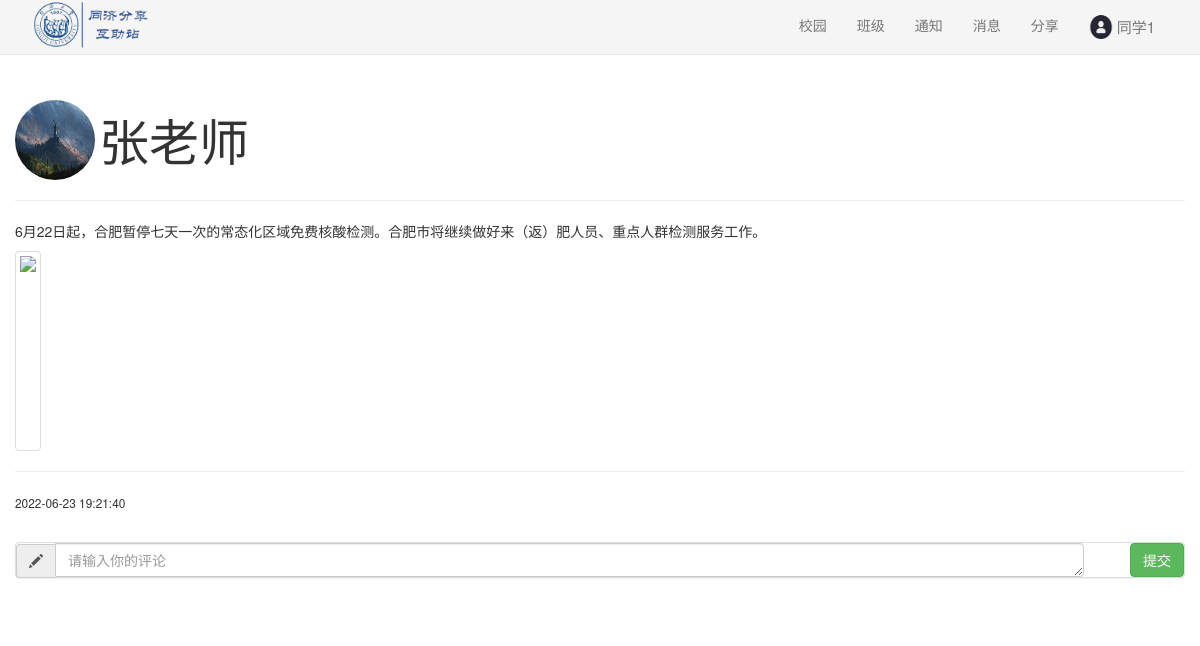
Before: /post/11 (signed in) with the older database file.
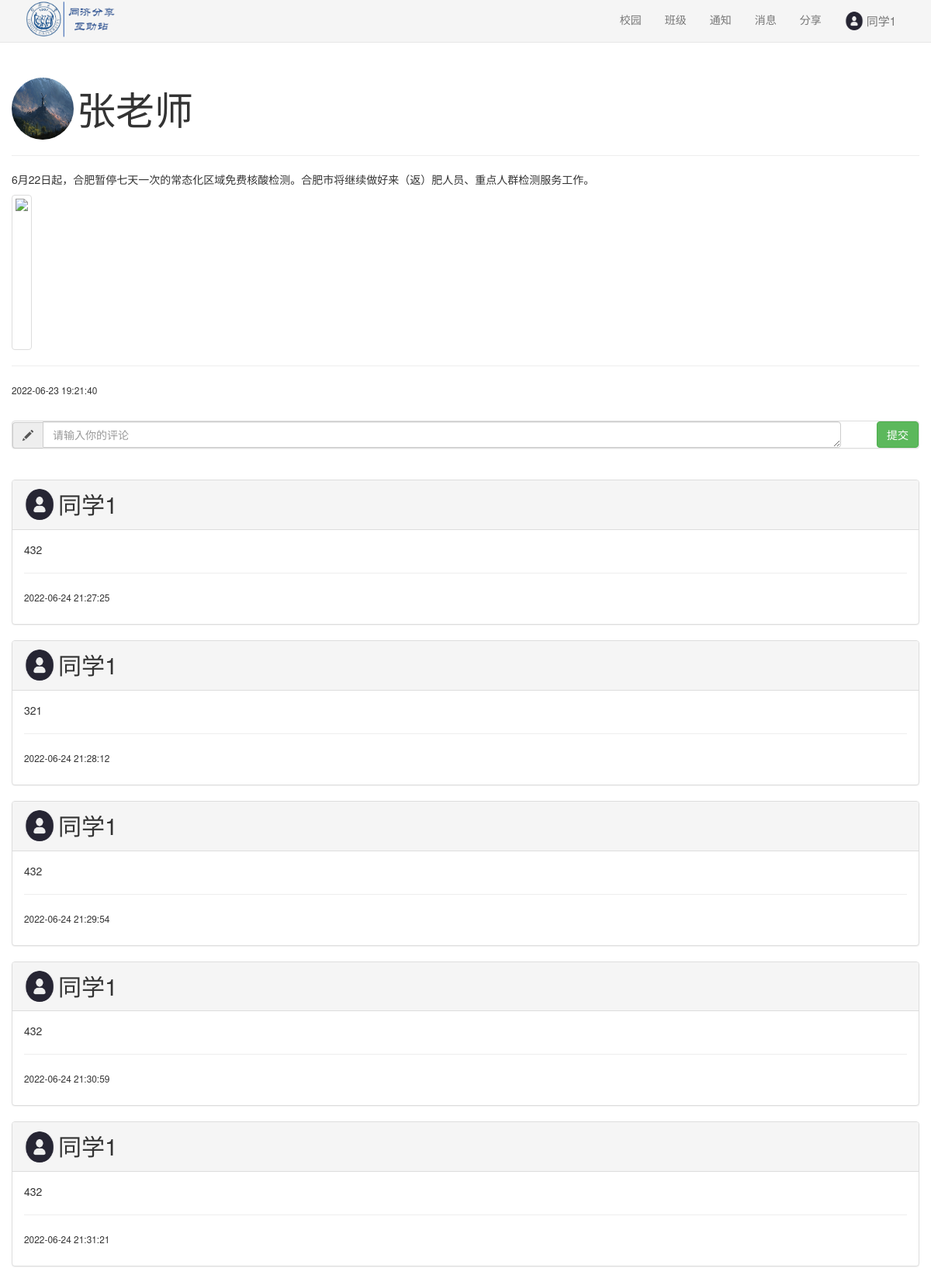
After: the same page with the newer database file.
### sql.py (models this page shows)
class post_comment(db.Model):
    id=db.Column(db.Integer, primary_key=True)
    comment_content=db.Column(db.Text)#评论内容
    publish_user_name = db.Column(db.String(20))
    status = db.Column(db.String(20))
    belong_post=db.Column(db.Integer, db.ForeignKey('post.id'))#对应的帖子
    belong_user=db.Column(db.Integer, db.ForeignKey('user.id'))#发的人
    create_at = db.Column(db.DateTime, default=datetime.datetime.now)
    update_at = db.Column(db.DateTime, default=datetime.datetime.now, onupdate=datetime.datetime.now)

### apps/basic.py (the view)
@basicbp.route('/post/<post_id>', methods=['GET', 'POST'])
def viewpost(post_id):
    if (current_user.is_authenticated==False):
        return redirect(url_for("basic.login"))
    if request.method == "POST":
        user_no=current_user.id
        post_content=request.form['comment_content']
        sql.add_post_comment(user_no,post_id,post_content)
    post_content,number,time,comment,user=sql.find_post(post_id)
    return render_template("post.html",
                           post_id=post_id,
                           post_content=post_content,
                           picture_number=number,
                           time=time,
                           comment=comment,
                           user=user,
                           user_id=current_user.id,
                           user_name=current_user.name,
                           class_id=current_user.class_id)

### sql.py (called while the page is built)
@login_manager.user_loader
def load_user(user_id):  # 创建用户加载回调函数，接受用户 ID 作为参数
    user = User.query.get(int(user_id))  # 用 ID 作为 User 模型的 主键查询对应的用户
    return user

def find_post(post_id):
    p=post.query.get(post_id)
    comment=p.post_comments
    user=User.query.get(p.publish_user_id)
    time=p.update_at
    return p.post_content,p.picture_number,time,comment,user

### apps/templates/post.html (shortened to what this page needs)
<!DOCTYPE html>
<html>
<head>
    <link rel="stylesheet" href="{{ url_for('static', filename='css/bootstrap.min.css') }}">
    <link href="{{ url_for('static', filename='css/minecss.css') }}" rel="stylesheet">
</head>
<body>
{% include "common/header.html" %}
<br>
<br><br><br>
<div class="container">
    <div class="row">
            <img class="img-circle" style="width:80px;height:80px;"
                 src="{{url_for('static', filename='images/user/'+user.id|string+'/head.jpg')}}"/>
            <span style="vertical-align:middle;font-size: 50px">{{user.name}}</span>
            <hr>
            <p>
                {{post_content}}
            </p>
            {% if picture_number %}
            <img class="img-thumbnail " style="height:200px;"
                 src="{{ url_for('static', filename='images/post/'+post_id|string+'/'+picture_number|string+'.jpg') }}"/>
            {% endif %}
            <hr>
            <p><small>{{time.strftime("%Y-%m-%d %H:%M:%S")}}</small></p>
            <br>
            <div class="panel panel-default">
                <form class="form-horizontal" method="post">
                    <div class="row">
                        <div class="col-md-11">
                            <div class="input-group">
                                <div class="input-group-addon glyphicon glyphicon-pencil"></div>
                                <textarea class="form-control" rows="1" name="comment_content" placeholder="请输入你的评论"
                                          required></textarea>
                            </div>
                        </div>
                        <div class="col-md-1">
                            <input type="submit" value="提交" class="btn btn-success pull-right">
                        </div>
                    </div>
                </form>
            </div>
            <br>
            {% for comment in comment %}
            <div class="panel panel-default">
                <div class="panel-heading">
                    <img class="img-circle" style="width:40px;height:40px;"
                         src="{{url_for('static', filename='images/user/'+comment.belong_user|string+'/head.jpg')}}"/>
                    <span style="vertical-align:middle;font-size: 30px">{{comment.publish_user_name}}</span>
                </div>
                <div class="panel-body">
                    <p>{{comment.comment_content}}</p>
                    <hr>
                    <p><small>{{comment.update_at.strftime("%Y-%m-%d %H:%M:%S")}}</small></p>
                </div>
            </div>
            {% endfor %}
        </div>
</div>
</body>
</html>

Changed rows visible on the page:
added post_comment: belong_user (picture), publish_user_name "同学1", comment_content "432", update_at "2022-06-24 21:27:25"
added post_comment: belong_user (picture), publish_user_name "同学1", comment_content "321", update_at "2022-06-24 21:28:12"
added post_comment: belong_user (picture), publish_user_name "同学1", comment_content "432", update_at "2022-06-24 21:29:54"
added post_comment: belong_user (picture), publish_user_name "同学1", comment_content "432", update_at "2022-06-24 21:30:59"
added post_comment: belong_user (picture), publish_user_name "同学1", comment_content "432", update_at "2022-06-24 21:31:21"
